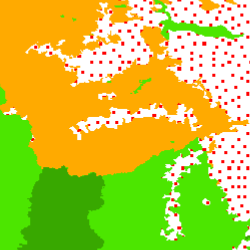
#> input picture data/inspect_cotia.png, 250 x 250 px, found by its file name
$ python measure_cotia_offset.py
#> lines starting #> are read from the running program, lines starting #| are printed output that depends on the picture; after the words box and inside, x2 and y2 are one past the last pixel; in counts of white or black regions, pixels touching at a corner belong together
import numpy as np
from PIL import Image

img_cotia = Image.open('data/inspect_cotia.png')
#> img_cotia is the input picture: PIL image 250x250 RGB; mean R, G, B 192.2, 201.2, 63.5
arr = np.array(img_cotia)

# Find red dots in crop_cotia
red_mask = (arr[:, :, 0] > 180) & (arr[:, :, 1] < 70) & (arr[:, :, 2] < 70)
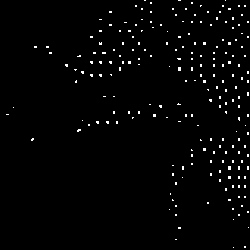
#> red_mask: shape (250, 250) bool; 1.7% white in thin lines or dots
y_red, x_red = np.where(red_mask)
#> y_red = 1077 values from 0 to 247; x_red = 1077 values, max 248 at index 109, min 6 at index 693, mean 181.5

# Also find white pixels (mancha urbana background)
white_mask = (arr[:, :, 0] > 240) & (arr[:, :, 1] > 240) & (arr[:, :, 2] > 240)
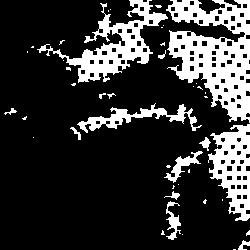
#> white_mask: shape (250, 250) bool; 20.7% white; 43 white regions (29 under 20 px), largest, box (x1, y1, x2, y2) and area: (166, 0, 250, 123) 5505, (37, 0, 168, 83) 3008, (208, 124, 250, 221) 2251
y_white, x_white = np.where(white_mask)
#> y_white = 12934 values from 0 to 249; x_white = 12934 values, max 249 at index 69, min 4 at index 8842, mean 184

print(f"Red pixels in Cotia crop: {len(x_red)}")
#| Red pixels in Cotia crop: 1077
print(f"White pixels in Cotia crop: {len(x_white)}")
#| White pixels in Cotia crop: 12934

# The expected Cotia center was at relative pixel (110, 118)
print(f"Expected Cotia center relative pixel: (109.9, 117.9)")

# What is the actual center of the Cotia white/red patch?
# Let's cluster or look at the western patch (Cotia) vs eastern patch (Carapicuíba / Osasco)
# In this 250x250 crop (x from 500 to 750):
# X < 180 is the Cotia patch!
cotia_patch = (x_white < 180)
if np.any(cotia_patch):
    cx_actual = x_white[cotia_patch].mean()
#> cx_actual = 125.9
    cy_actual = y_white[cotia_patch].mean()
#> cy_actual = 73.11
    print(f"Actual Cotia white patch center relative: ({cx_actual:.1f}, {cy_actual:.1f})")
#| Actual Cotia white patch center relative: (125.9, 73.1)
    print(f"Absolute in image: ({500 + cx_actual:.1f}, {1050 + cy_actual:.1f})")
#| Absolute in image: (625.9, 1123.1)
    print(f"Delta: dX = {cx_actual - 109.9:.1f} px, dY = {cy_actual - 117.9:.1f} px")
#| Delta: dX = 16.0 px, dY = -44.8 px

$ run again, with data/carta_01_macrozoneamento_mapa.png copied over data/inspect_cotia.png
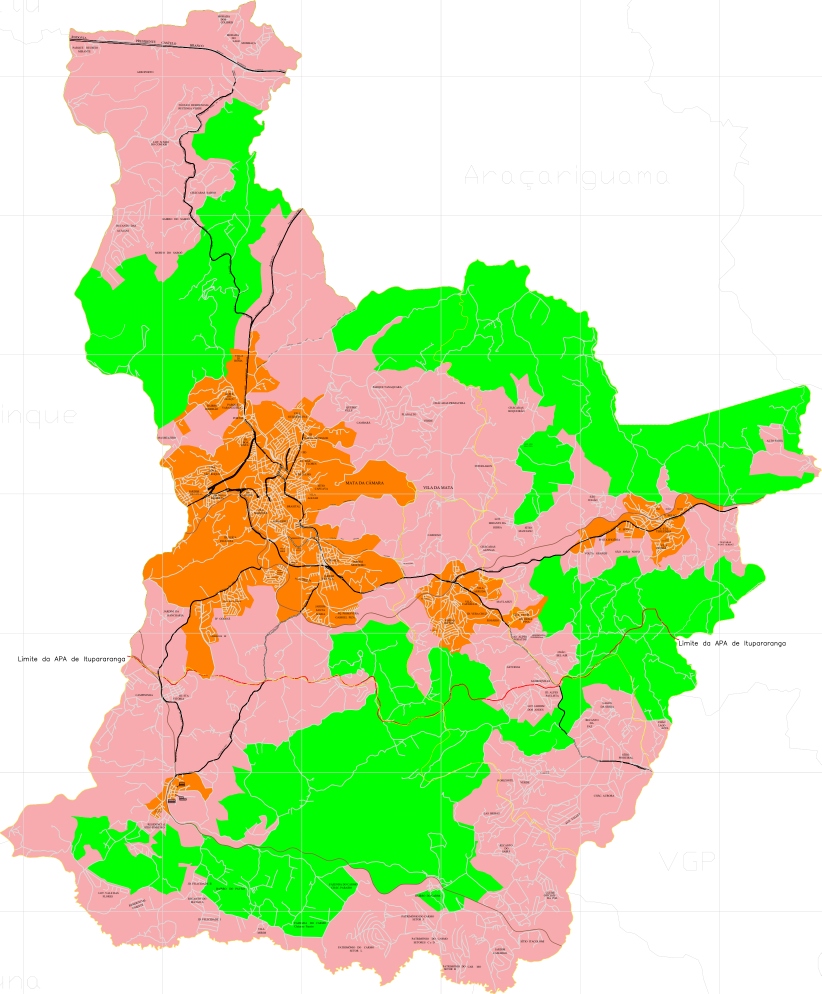
#> input picture data/carta_01_macrozoneamento_mapa.png, 2464 x 2981 px, found by its file name (shown at 1/3 size)
#> img_cotia is the input picture: PIL image 2464x2981 RGBA; mean R, G, B, A 203.1, 225.2, 171.6, 133.9
#> `red_mask = (arr[:, :, 0] > 180) & (arr[:, :, 1] < 70) & (arr[:, :, 2] ..`:
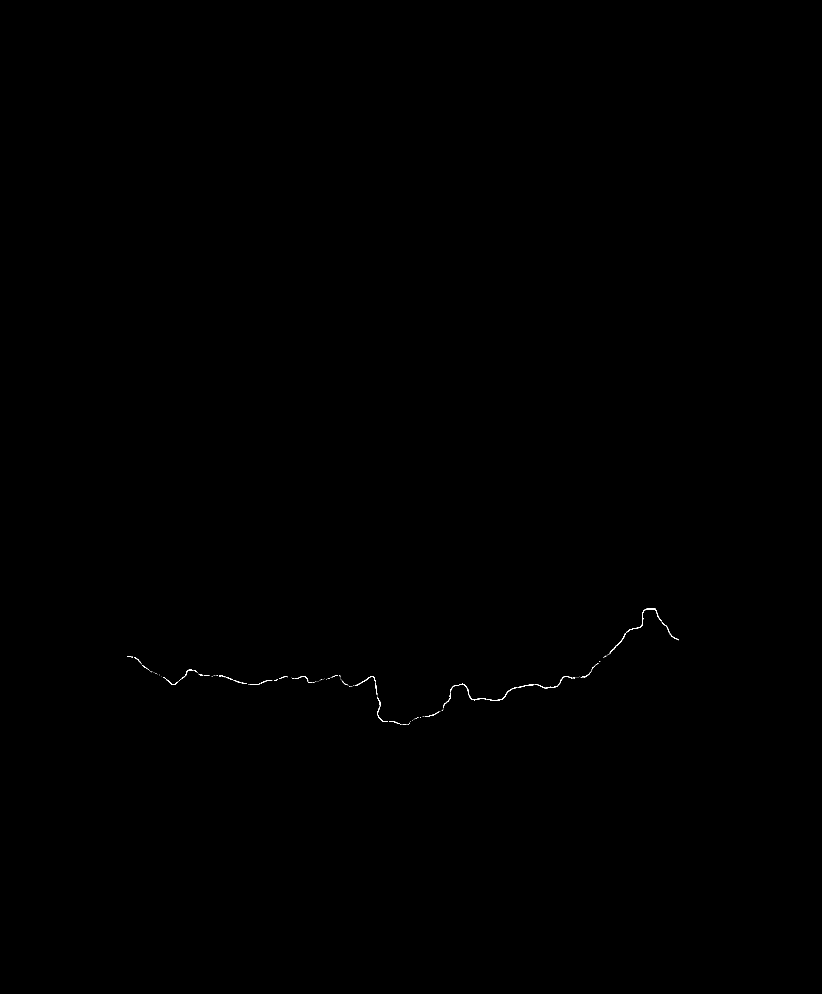
#> red_mask: shape (2981, 2464) bool (shown at 1/3 size); 0.05% white in thin lines or dots, all inside (x1, y1, x2, y2) = (382, 1826, 2037, 2175)
#> y_red = 3525 values from 1826 to 2174; x_red = 3525 values, max 2036 at index 566, min 382 at index 695, mean 1301.6
#> `white_mask = (arr[:, :, 0] > 240) & (arr[:, :, 1] > 240) & (arr[:, :, ..`:
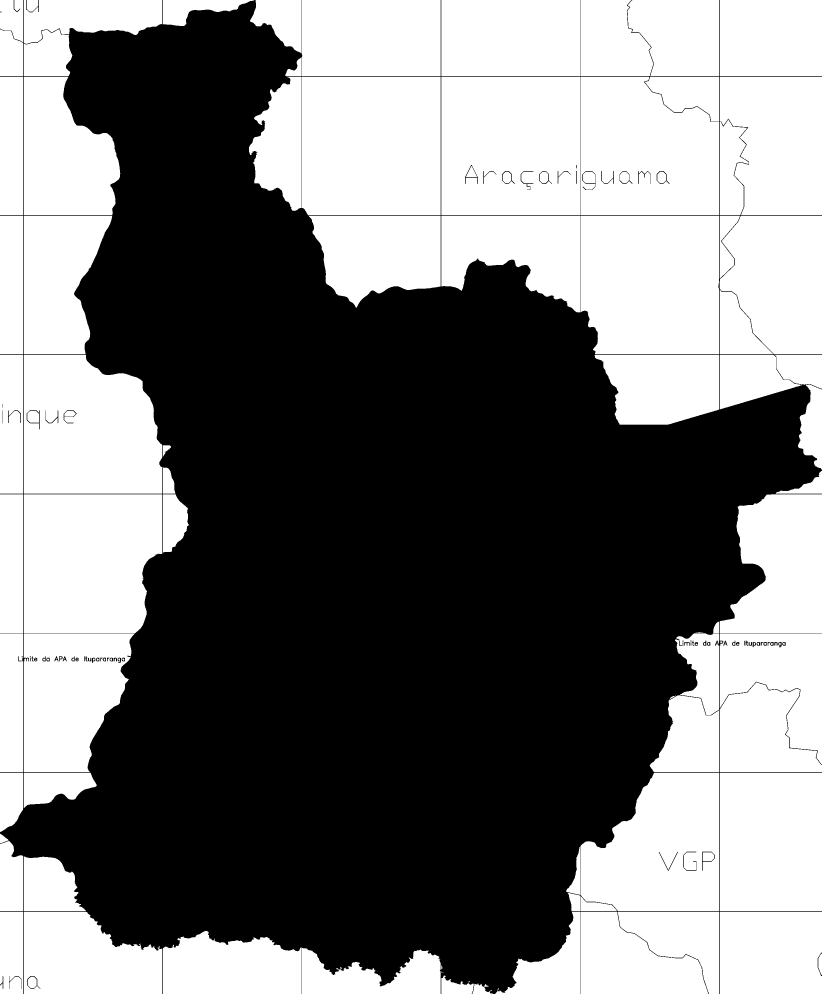
#> white_mask: shape (2981, 2464) bool (shown at 1/3 size); 47.4% white; 117 white regions (13 under 20 px), largest, box (x1, y1, x2, y2) and area: (906, 230, 1322, 646) 172801, (1324, 230, 1740, 646) 169571, (1741, 648, 2157, 1063) 167537
#| Red pixels in Cotia crop: 3525
#| White pixels in Cotia crop: 3478922
#> cx_actual = 88.78
#> cy_actual = 1445.3
#| Actual Cotia white patch center relative: (88.8, 1445.3)
#| Absolute in image: (588.8, 2495.3)
#| Delta: dX = -21.1 px, dY = 1327.4 px
